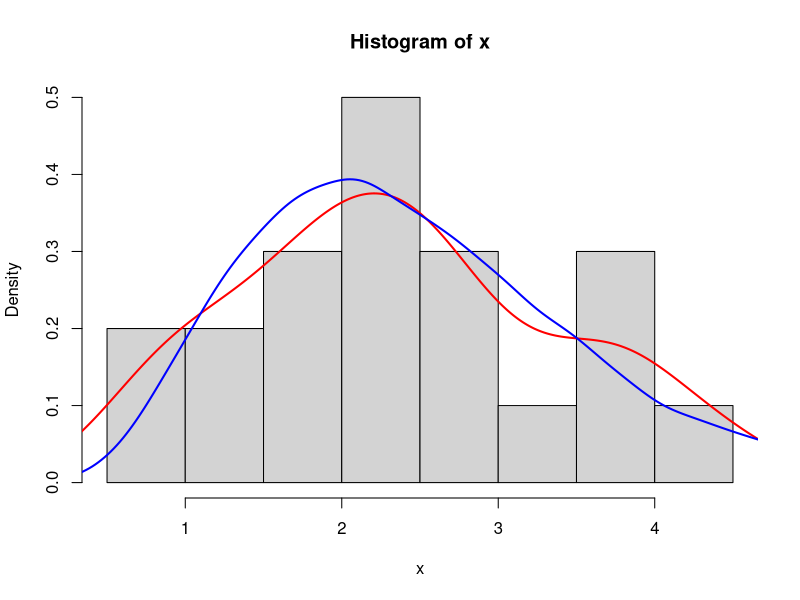
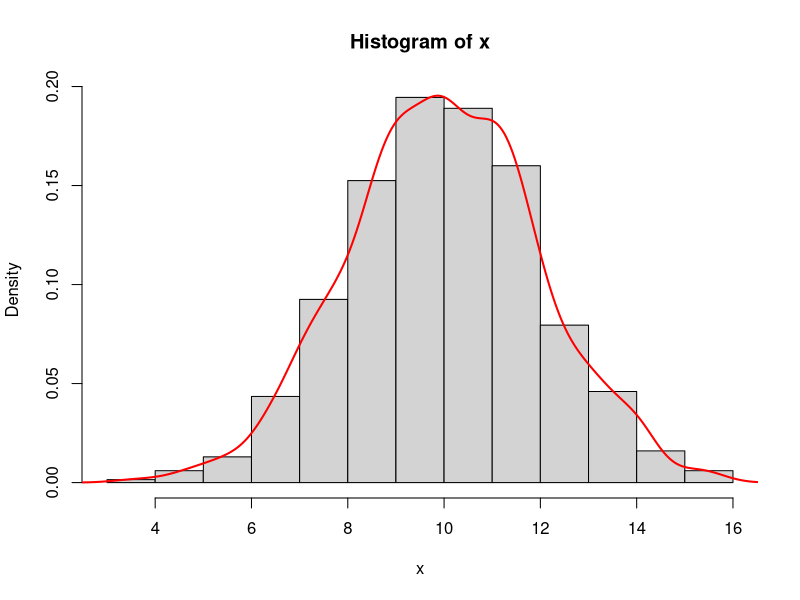

Here is the R script that generated these plots, in order:
# Estimador de Kernel - estimação de densidade (não paramétrico)

# Exemplo 1: uma amostra da gamma simulada por 
# um Kernel Gaussiano (distribuição normal)

require(tidyverse) 
set.seed(123) # Definindo a semente 
n <- 20 # Tamanho da mostra 
x <- rgamma(n, 5, 2) # Gerando uma amostra de tamanho n da Gamma

hist(x, freq = F, breaks = 12)
lines(density(x), col = "red", lwd =2)
lines(density(rgamma(10000, 5, 2)), col = "blue", lwd =2)

### Calculando o estimador de kernel para a distribuição que gerou os dados x
h <- .5 # Bandwidth, taxa de suavização.
m <- 1000 # Número de pontos que usaremos para construir o grid
x.grid <- seq(0, 8, length.out=m) # Grid sobre o qual queremos estimar a função
y.grid <- numeric(m) # Vetor que receberá os valores estimados em cada ponto
for(i in 1:length(y.grid)) {
  y.grid[i] <- sum(dnorm(x.grid[i], x, h)/n)
}

1-pgamma(5, 5, 2) # Probabilidade exata P (X > 5)
mean(y.grid[x.grid>5])*(max(x.grid) - 5) # Estimada pela nossa implementação


# Exemplo 2: uma amostra da normal simulada por 
# um Kernel Gaussiano (distribuição normal)

set.seed(1000) # Definindo a semente 
n <- 2000 # Tamanho da mostra 
x <- rnorm(n, 10, 2) # Gerando uma amostra de tamanho n da Gamma

hist(x, freq = F, breaks = 12)
lines(density(x, kernel = c("gaussian"), bw = "nrd0"), 
      col = "red", lwd =2)

?density

h <- .5 # Bandwidth, taxa de suavização.
m <- 1000 # Número de pontos que usaremos para construir o grid
x.grid <- seq(4, 16, length.out=m) # Grid sobre o qual queremos estimar a função
y.grid <- numeric(m) # Vetor que receberá os valores estimados em cada ponto
for(i in 1:length(y.grid)) {
  y.grid[i] <- sum(dnorm(x.grid[i], x, h)/n)
}

# P(X>10)
mean(y.grid[x.grid>10])*(max(x.grid) - 10) 

